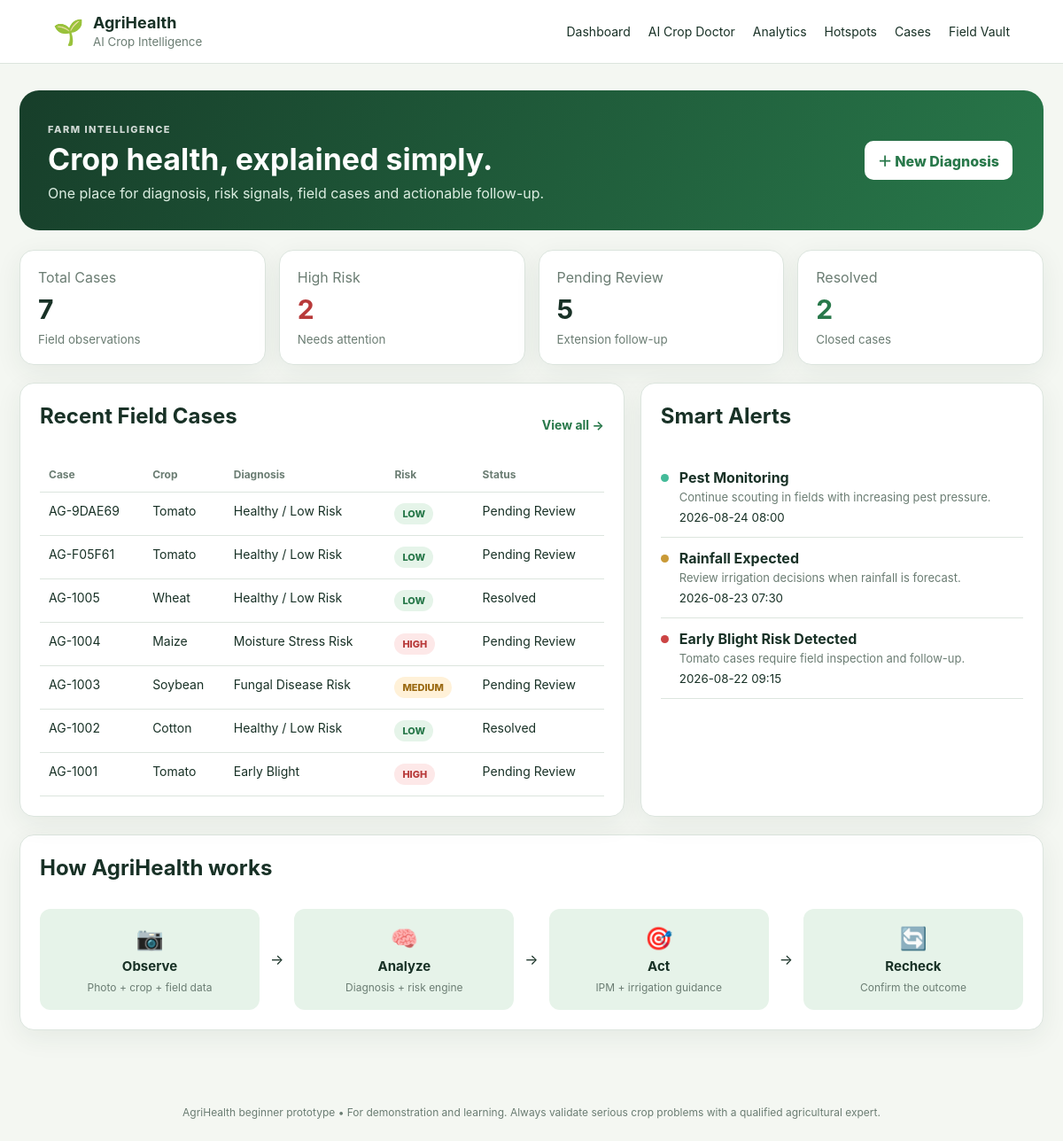
Before: / with the older database file.
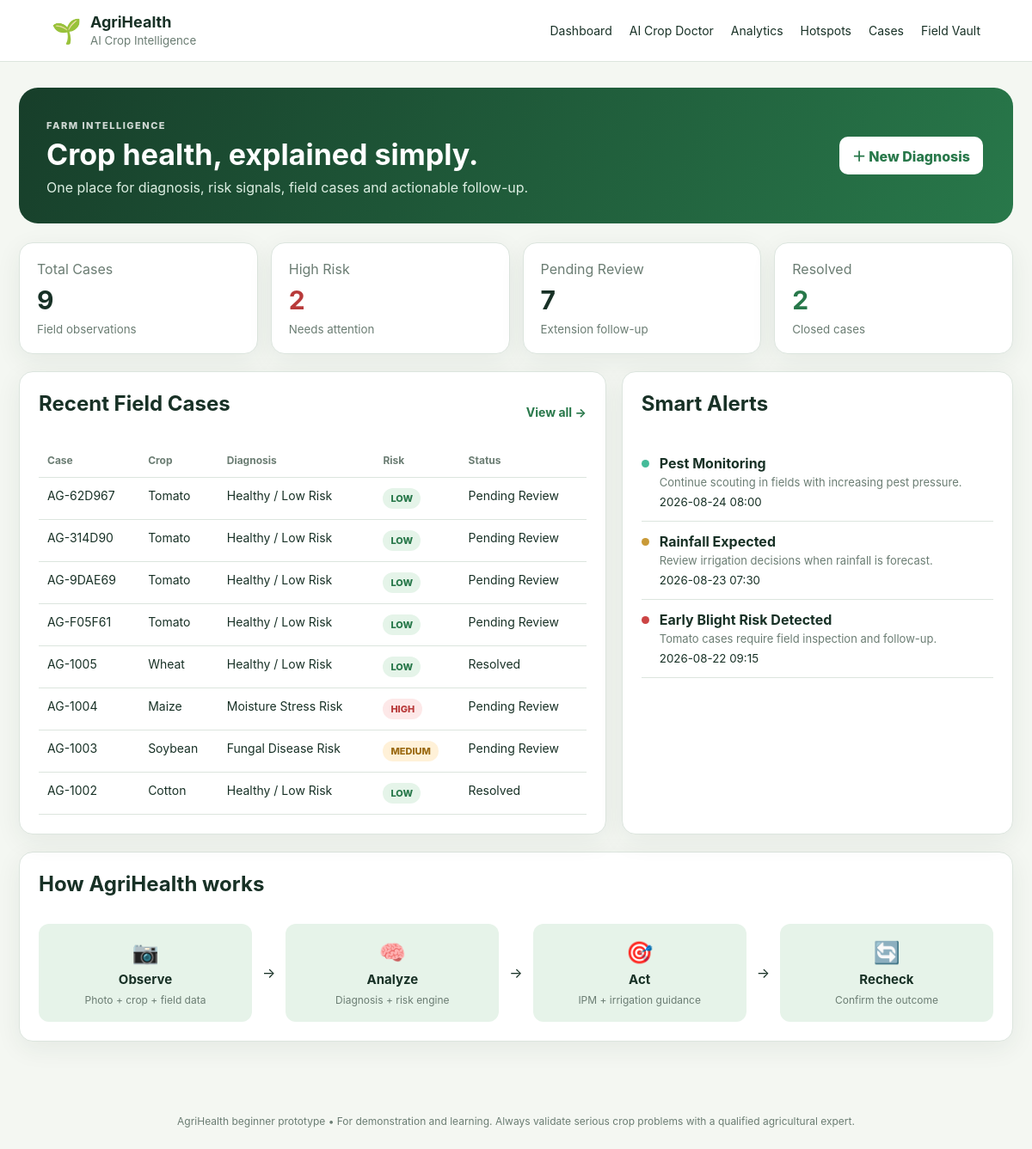
After: the same page with the newer database file.
### tables this page shows
CREATE TABLE cases (
            id INTEGER PRIMARY KEY AUTOINCREMENT,
            case_id TEXT UNIQUE,
            farmer TEXT,
            crop TEXT,
            country TEXT,
            state TEXT,
            district TEXT,
            village TEXT,
            stage TEXT,
            moisture INTEGER,
            diagnosis TEXT,
            confidence INTEGER,
            risk TEXT,
            status TEXT,
            image TEXT,
            action TEXT,
            created_at TEXT
        );

CREATE TABLE alerts (
            id INTEGER PRIMARY KEY AUTOINCREMENT,
            title TEXT,
            message TEXT,
            level TEXT,
            created_at TEXT,
            is_read INTEGER DEFAULT 0
        );

### app.py (the view)
@app.route("/")
def dashboard():
    conn = get_db()
    cases = conn.execute("SELECT * FROM cases ORDER BY id DESC LIMIT 8").fetchall()
    alerts = conn.execute("SELECT * FROM alerts ORDER BY id DESC LIMIT 5").fetchall()
    conn.close()
    return render_template("dashboard.html", stats=dashboard_stats(), cases=cases, alerts=alerts)

### app.py (called while the page is built)
def get_db():
    conn = sqlite3.connect(DB_PATH)
    conn.row_factory = sqlite3.Row
    return conn

def dashboard_stats():
    conn = get_db()
    total = conn.execute("SELECT COUNT(*) FROM cases").fetchone()[0]
    high = conn.execute("SELECT COUNT(*) FROM cases WHERE risk='HIGH'").fetchone()[0]
    pending = conn.execute("SELECT COUNT(*) FROM cases WHERE status='Pending Review'").fetchone()[0]
    resolved = conn.execute("SELECT COUNT(*) FROM cases WHERE status='Resolved'").fetchone()[0]
    conn.close()
    return {"total": total, "high": high, "pending": pending, "resolved": resolved}

### templates/dashboard.html (shortened to what this page needs)
{% extends "base.html" %}
{% block content %}
<section class="hero">
  <div><span class="eyebrow">FARM INTELLIGENCE</span><h1>Crop health, explained simply.</h1><p>One place for diagnosis, risk signals, field cases and actionable follow-up.</p></div>
  <a class="btn primary" href="{{ url_for('diagnose') }}">＋ New Diagnosis</a>
</section>
<div class="stats">
  <div class="stat"><span>Total Cases</span><strong>{{ stats.total }}</strong><small>Field observations</small></div>
  <div class="stat danger"><span>High Risk</span><strong>{{ stats.high }}</strong><small>Needs attention</small></div>
  <div class="stat"><span>Pending Review</span><strong>{{ stats.pending }}</strong><small>Extension follow-up</small></div>
  <div class="stat success"><span>Resolved</span><strong>{{ stats.resolved }}</strong><small>Closed cases</small></div>
</div>
<div class="grid two">
  <section class="card">
    <div class="card-head"><h2>Recent Field Cases</h2><a href="{{ url_for('cases') }}">View all →</a></div>
    <div class="table-wrap"><table><thead><tr><th>Case</th><th>Crop</th><th>Diagnosis</th><th>Risk</th><th>Status</th></tr></thead>
    <tbody>{% for c in cases %}<tr><td>{{ c.case_id }}</td><td>{{ c.crop }}</td><td>{{ c.diagnosis }}</td><td><span class="pill {{ c.risk|lower }}">{{ c.risk }}</span></td><td>{{ c.status }}</td></tr>{% endfor %}</tbody></table></div>
  </section>
  <section class="card">
    <div class="card-head"><h2>Smart Alerts</h2></div>
    {% for a in alerts %}
      <div class="alert-item"><span class="dot {{ a.level|lower }}"></span><div><b>{{ a.title }}</b><p>{{ a.message }}</p><small>{{ a.created_at }}</small></div></div>
    {% endfor %}
  </section>
</div>
<section class="card">
  <div class="card-head"><h2>How AgriHealth works</h2></div>
  <div class="flow">
    <div>📷<b>Observe</b><small>Photo + crop + field data</small></div><span>→</span>
    <div>🧠<b>Analyze</b><small>Diagnosis + risk engine</small></div><span>→</span>
    <div>🎯<b>Act</b><small>IPM + irrigation guidance</small></div><span>→</span>
    <div>🔄<b>Recheck</b><small>Confirm the outcome</small></div>
  </div>
</section>
{% endblock %}

Changed rows visible on the page:
no longer on this page (row unchanged): cases: case_id "AG-1001", crop "Tomato", diagnosis "Early Blight", risk "HIGH", status "Pending Review"
added cases: case_id "AG-62D967", crop "Tomato", diagnosis "Healthy / Low Risk", risk "LOW", status "Pending Review"
added cases: case_id "AG-314D90", crop "Tomato", diagnosis "Healthy / Low Risk", risk "LOW", status "Pending Review"
Other visible differences:
{{ stats.total }}: "7" → "9"
{{ stats.pending }}: "5" → "7"
